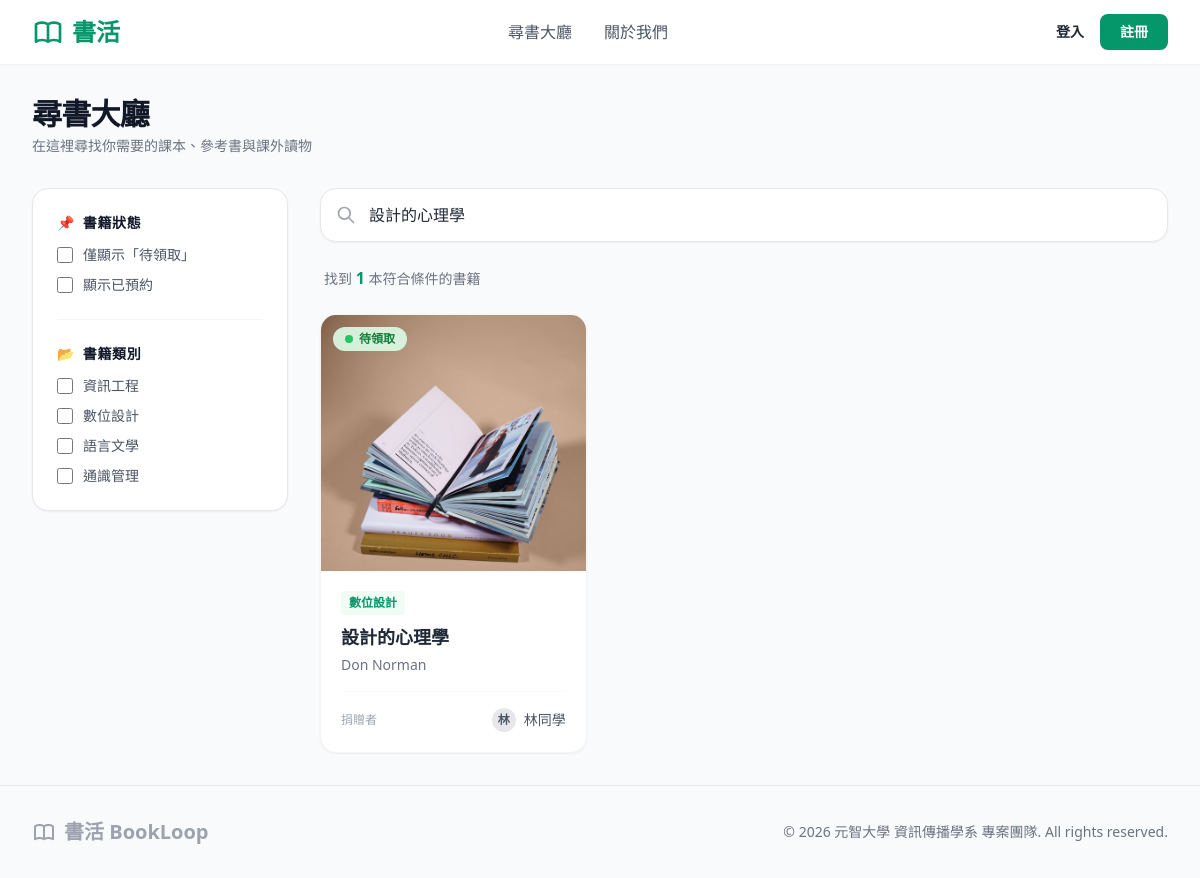
Screenshot of /search.php?keyword=設計的心理學 with the database file from the repository.
### tables this page shows
CREATE TABLE `Category` (
    `ccategory_id` INT AUTO_INCREMENT NOT NULL,
    `ccategory_name` VARCHAR(50) NOT NULL COMMENT '分類名稱（如：資工、設計、文學）',
    PRIMARY KEY (`ccategory_id`)
);

CREATE TABLE `Book` (
    `bbook_id` INT AUTO_INCREMENT NOT NULL,
    `bisbn` VARCHAR(20) DEFAULT NULL COMMENT '國際標準書號',
    `btitle` VARCHAR(100) NOT NULL COMMENT '書名',
    `bauthor` VARCHAR(100) DEFAULT NULL COMMENT '作者',
	`bimage_url` VARCHAR(255) DEFAULT 'assets/images/default.png' COMMENT '封面圖片路徑',
    `bstatus` VARCHAR(50) DEFAULT 'available' COMMENT '狀態 (available, reserved, donated)',
    `bdonor_id` INT NOT NULL COMMENT '捐贈者用戶 ID',
    `bcategory_id` INT NOT NULL COMMENT '書籍分類 ID',
    `bcreated_at` TIMESTAMP DEFAULT CURRENT_TIMESTAMP COMMENT '發佈時間',
    PRIMARY KEY (`bbook_id`),
    FOREIGN KEY (`bdonor_id`) REFERENCES `User` (`user_id`) ON DELETE CASCADE,
    FOREIGN KEY (`bcategory_id`) REFERENCES `Category` (`ccategory_id`) ON DELETE CASCADE
);

CREATE TABLE `User` (
  `user_id` int(11) NOT NULL AUTO_INCREMENT COMMENT '用戶唯一識別碼',
  `ustudent_id` varchar(50) NOT NULL COMMENT '學號',
  `uname` varchar(50) NOT NULL COMMENT '姓名/暱稱',
  `uemail` varchar(100) NOT NULL COMMENT '學校信箱',
  `upassword` varchar(255) NOT NULL COMMENT 'BCRYPT加密密碼',
  `ulocation` varchar(100) NOT NULL COMMENT '常駐面交地點',
  `urole` varchar(20) NOT NULL DEFAULT 'user' COMMENT '系統權限: admin / user',
  `status` varchar(20) NOT NULL DEFAULT 'active' COMMENT '帳號狀態: active / banned',
  PRIMARY KEY (`user_id`),
  UNIQUE KEY `uemail_unique` (`uemail`),
  UNIQUE KEY `ustudent_id_unique` (`ustudent_id`)
);

### search.php (the view, shortened to what this page needs)
<?php
require_once 'config/database.php';
if (empty($_GET)) {
    $statuses = ['available'];
    $selected_categories = [];
    $keyword = '';
} else {
    $statuses = $_GET['status'] ?? [];
    $selected_categories = $_GET['category'] ?? [];
    $keyword = trim($_GET['keyword'] ?? '');
}
$where_clauses = [];
$params = [];
if ($keyword !== '') {
    $where_clauses[] = "(b.btitle LIKE ? OR b.bauthor LIKE ? OR b.bisbn LIKE ?)";
    $params[] = "%$keyword%";
    $params[] = "%$keyword%";
    $params[] = "%$keyword%";
}
try {
    $query = "SELECT b.*, c.ccategory_name, u.uname AS donor_name
              FROM Book b
              LEFT JOIN Category c ON b.bcategory_id = c.ccategory_id
              LEFT JOIN User u ON b.bdonor_id = u.user_id";
    if (!empty($where_clauses)) {
        $query .= " WHERE " . implode(" AND ", $where_clauses);
    }
    $cat_stmt = $conn->query("SELECT * FROM Category ORDER BY ccategory_id ASC");
    $all_categories = $cat_stmt->fetchAll(PDO::FETCH_ASSOC);
    $query .= " ORDER BY b.bbook_id DESC";
    $stmt = $conn->prepare($query);
    $stmt->execute($params);
    $real_search_results = $stmt->fetchAll(PDO::FETCH_ASSOC);
} catch (PDOException $e) {
    die("尋書大廳數據撈取失敗：" . $e->getMessage());
}
?>
<!DOCTYPE html>
<html lang="zh-TW">
<?php include 'components/head.php'; ?>
<body class="bg-gray-50 text-gray-800 flex flex-col min-h-screen font-sans">
    <?php include 'components/header.php'; ?>
    <main class="flex-grow max-w-7xl w-full mx-auto px-4 sm:px-6 lg:px-8 py-8">
        <div class="mb-8">
            <h1 class="text-3xl font-black text-gray-900 tracking-tight">尋書大廳</h1>
            <p class="text-gray-500 text-sm mt-1">在這裡尋找你需要的課本、參考書與課外讀物</p>
        </div>
        <form action="search.php" method="GET" class="flex flex-col md:flex-row gap-8">
            <aside class="w-full md:w-64 flex-shrink-0 space-y-6">
                <div class="bg-white p-6 rounded-2xl border border-gray-150 shadow-sm space-y-6">
                    <div>
                        <h3 class="text-sm font-bold text-gray-900 uppercase tracking-wider mb-3 flex items-center gap-2"><span>📌</span> 書籍狀態</h3>
                        <div class="space-y-2.5">
                            <label class="flex items-center text-sm text-gray-600 font-medium cursor-pointer group"><input type="checkbox" name="status[]" value="available" onchange="this.form.submit()" <?php echo in_array('available', $statuses) ? 'checked' : ''; ?> class="w-4 h-4 rounded text-brand focus:ring-brand border-gray-300 mr-2.5 accent-brand"><span class="group-hover:text-gray-900 transition">僅顯示「待領取」</span></label>
                            <label class="flex items-center text-sm text-gray-600 font-medium cursor-pointer group"><input type="checkbox" name="status[]" value="reserved" onchange="this.form.submit()" <?php echo in_array('reserved', $statuses) ? 'checked' : ''; ?> class="w-4 h-4 rounded text-brand focus:ring-brand border-gray-300 mr-2.5 accent-brand"><span class="group-hover:text-gray-900 transition">顯示已預約</span></label>
                        </div>
                    </div>
                    <hr class="border-gray-100">
                    <div>
                        <h3 class="text-sm font-bold text-gray-900 uppercase tracking-wider mb-3 flex items-center gap-2"><span>📂</span> 書籍類別</h3>
                        <div class="space-y-2.5">
                            <?php foreach ($all_categories as $cat): ?>
                                <label class="flex items-center text-sm text-gray-600 font-medium cursor-pointer group">
                                    <input type="checkbox" name="category[]"
                                        value="<?php echo $cat['ccategory_id']; ?>"
                                        onchange="this.form.submit()"
                                        <?php echo in_array($cat['ccategory_id'], $selected_categories) ? 'checked' : ''; ?>
                                        class="w-4 h-4 rounded text-brand focus:ring-brand border-gray-300 mr-2.5 accent-brand">
                                    <span class="group-hover:text-gray-900 transition">
                                        <?php echo htmlspecialchars($cat['ccategory_name']); ?>
                                    </span>
                                </label>
                            <?php endforeach; ?>
                        </div>
                    </div>
                </div>
            </aside>
            <section class="flex-grow space-y-6">
                <div class="relative w-full shadow-sm rounded-2xl">
                    <div class="absolute inset-y-0 left-0 pl-4 flex items-center pointer-events-none text-gray-400">
                    </div>
                    <input type="text" id="search-input" name="keyword" value="<?php echo htmlspecialchars($keyword); ?>" placeholder="搜尋書名、作者、ISBN... (輸入後按 Enter 搜尋)" class="w-full pl-12 pr-4 py-3.5 bg-white border border-gray-200 rounded-2xl focus:outline-none focus:border-brand focus:ring-2 focus:ring-green-100 font-medium transition placeholder-gray-400">
                </div>
                <div class="text-sm text-gray-500 font-medium px-1">
                    找到 <span id="result-count" class="text-brand font-bold text-base"><?php echo count($real_search_results); ?></span> 本符合條件的書籍
                </div>
                <div id="book-grid" class="grid grid-cols-1 sm:grid-cols-2 lg:grid-cols-3 gap-6">
                    <?php
                    if (count($real_search_results) > 0) {
                        foreach ($real_search_results as $book) {
                            include 'components/book_card.php';
                        }
                    } else {
                        echo '<div class="col-span-3 text-center py-16 bg-white rounded-2xl border border-gray-150 shadow-sm flex flex-col items-center justify-center">
                                <span class="text-4xl mb-3">📭</span>
                                <p class="text-gray-500 font-bold">找不到符合條件的書籍</p>
                                <p class="text-gray-400 text-sm mt-1">請嘗試清除部分篩選條件，或輸入其他關鍵字。</p>
                              </div>';
                    }
                    ?>
                </div>
            </section>
        </form>
    </main>
    <?php include 'components/footer.php'; ?>
</body>
</html>

### components/book_card.php (shortened to what this page needs)
<?php
$status_bg = 'bg-green-100 text-green-700';
$status_dot = 'bg-green-500';
$status_text = '待領取';
?>
<div class="bg-white rounded-2xl shadow-sm border border-gray-100 overflow-hidden hover:shadow-md transition-shadow duration-300 flex flex-col h-full">
    <a href="book_detail.php?id=<?php echo $book['bbook_id']; ?>" class="relative h-64 overflow-hidden bg-gray-50 block group">
        <div class="absolute top-3 left-3 px-3 py-1 rounded-full text-xs font-bold flex items-center gap-1.5 <?php echo $status_bg; ?> z-10 backdrop-blur-sm bg-opacity-90">
            <span class="w-2 h-2 rounded-full <?php echo $status_dot; ?>"></span>
            <?php echo $status_text; ?>
        </div>
        <img src="<?php echo htmlspecialchars($book['bimage_url']); ?>" alt="<?php echo htmlspecialchars($book['btitle']); ?>" class="w-full h-full object-cover group-hover:scale-105 transition-transform duration-500">
    </a>
    <div class="p-5 flex flex-col flex-grow">
        <div class="text-xs font-bold text-brand bg-green-50 inline-block px-2 py-1 rounded mb-2 w-max">
            <?php echo htmlspecialchars($book['ccategory_name']); ?>
        </div>
        <h3 class="text-lg font-bold text-gray-800 mb-1 line-clamp-1" title="<?php echo htmlspecialchars($book['btitle']); ?>">
            <a href="book_detail.php?id=<?php echo $book['bbook_id']; ?>" class="hover:text-brand transition">
                <?php echo htmlspecialchars($book['btitle']); ?>
            </a>
        </h3>
        <p class="text-sm text-gray-500 mb-4 line-clamp-1"><?php echo htmlspecialchars($book['bauthor']); ?></p>
        <div class="mt-auto pt-4 border-t border-gray-50 flex justify-between items-center">
            <span class="text-xs text-gray-400">捐贈者</span>
            <div class="flex items-center gap-2">
                <div class="w-6 h-6 rounded-full bg-gray-200 flex items-center justify-center text-xs text-gray-600 font-bold">
                    <?php echo mb_substr($book['donor_name'], 0, 1, 'UTF-8'); ?>
                </div>
                <span class="text-sm text-gray-600 font-medium"><?php echo htmlspecialchars($book['donor_name']); ?></span>
            </div>
        </div>
    </div>
</div>

### rows the page displays
category: ccategory_name "資訊工程"
category: ccategory_name "數位設計"
category: ccategory_name "語言文學"
category: ccategory_name "通識管理"
book: bimage_url (picture), bcategory.ccategory_name "數位設計", btitle "設計的心理學", bauthor "Don Norman", bdonor.uname "林", bdonor.uname "林同學"

### other values shown
count($real_search_results) "1"
